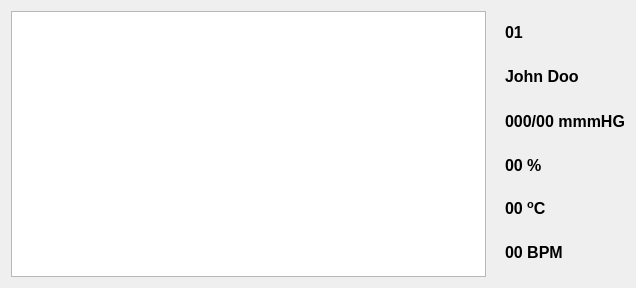
<?xml version="1.0" encoding="UTF-8"?>
<ui version="4.0">
 <class>MonitSimForm</class>
 <widget class="QWidget" name="MonitSimForm">
  <property name="geometry">
   <rect>
    <x>0</x>
    <y>0</y>
    <width>636</width>
    <height>288</height>
   </rect>
  </property>
  <property name="windowTitle">
   <string>ICU Monitor Simulator</string>
  </property>
  <layout class="QHBoxLayout" name="horizontalLayout_2">
   <item>
    <layout class="QHBoxLayout" name="horizontalLayout">
     <item>
      <widget class="PlotWidget" name="ecgChart"/>
     </item>
    </layout>
   </item>
   <item>
    <layout class="QGridLayout" name="glMonitor">
     <item row="1" column="0">
      <widget class="QLabel" name="imgPaciente">
       <property name="maximumSize">
        <size>
         <width>32</width>
         <height>32</height>
        </size>
       </property>
       <property name="text">
        <string/>
       </property>
       <property name="pixmap">
        <pixmap>icones/img_paciente.png</pixmap>
       </property>
      </widget>
     </item>
     <item row="0" column="0">
      <widget class="QLabel" name="imgMonitor">
       <property name="maximumSize">
        <size>
         <width>32</width>
         <height>32</height>
        </size>
       </property>
       <property name="text">
        <string/>
       </property>
       <property name="pixmap">
        <pixmap>icones/img_monitor1.png</pixmap>
       </property>
      </widget>
     </item>
     <item row="2" column="1">
      <widget class="QLabel" name="lbPressao">
       <property name="maximumSize">
        <size>
         <width>120</width>
         <height>32</height>
        </size>
       </property>
       <property name="font">
        <font>
         <pointsize>12</pointsize>
         <weight>75</weight>
         <italic>false</italic>
         <bold>true</bold>
        </font>
       </property>
       <property name="text">
        <string>000/00 mmmHG</string>
       </property>
      </widget>
     </item>
     <item row="2" column="0">
      <widget class="QLabel" name="imgPressao">
       <property name="maximumSize">
        <size>
         <width>32</width>
         <height>32</height>
        </size>
       </property>
       <property name="text">
        <string/>
       </property>
       <property name="pixmap">
        <pixmap>icones/img_pressao1.png</pixmap>
       </property>
      </widget>
     </item>
     <item row="3" column="1">
      <widget class="QLabel" name="lbO2">
       <property name="maximumSize">
        <size>
         <width>120</width>
         <height>32</height>
        </size>
       </property>
       <property name="font">
        <font>
         <pointsize>12</pointsize>
         <weight>75</weight>
         <italic>false</italic>
         <bold>true</bold>
        </font>
       </property>
       <property name="text">
        <string>00 %</string>
       </property>
      </widget>
     </item>
     <item row="1" column="1">
      <widget class="QLabel" name="lbPaciente">
       <property name="maximumSize">
        <size>
         <width>120</width>
         <height>32</height>
        </size>
       </property>
       <property name="font">
        <font>
         <pointsize>12</pointsize>
         <weight>75</weight>
         <italic>false</italic>
         <bold>true</bold>
        </font>
       </property>
       <property name="text">
        <string>&lt;html&gt;&lt;head/&gt;&lt;body&gt;&lt;p&gt;John Doo&lt;/p&gt;&lt;/body&gt;&lt;/html&gt;</string>
       </property>
      </widget>
     </item>
     <item row="3" column="0">
      <widget class="QLabel" name="imgO2">
       <property name="maximumSize">
        <size>
         <width>32</width>
         <height>32</height>
        </size>
       </property>
       <property name="text">
        <string/>
       </property>
       <property name="pixmap">
        <pixmap>icones/img_spo.png</pixmap>
       </property>
      </widget>
     </item>
     <item row="5" column="1">
      <widget class="QLabel" name="lbFC">
       <property name="maximumSize">
        <size>
         <width>120</width>
         <height>32</height>
        </size>
       </property>
       <property name="font">
        <font>
         <pointsize>12</pointsize>
         <weight>75</weight>
         <italic>false</italic>
         <bold>true</bold>
        </font>
       </property>
       <property name="text">
        <string>&lt;html&gt;&lt;head/&gt;&lt;body&gt;&lt;p&gt;00 BPM&lt;/p&gt;&lt;/body&gt;&lt;/html&gt;</string>
       </property>
       <property name="textFormat">
        <enum>Qt::RichText</enum>
       </property>
      </widget>
     </item>
     <item row="4" column="1">
      <widget class="QLabel" name="lbTemperatura">
       <property name="maximumSize">
        <size>
         <width>120</width>
         <height>32</height>
        </size>
       </property>
       <property name="font">
        <font>
         <pointsize>12</pointsize>
         <weight>75</weight>
         <italic>false</italic>
         <bold>true</bold>
        </font>
       </property>
       <property name="text">
        <string>&lt;html&gt;&lt;head/&gt;&lt;body&gt;&lt;p&gt;00 &lt;span style=&quot; vertical-align:super;&quot;&gt;o&lt;/span&gt;C&lt;/p&gt;&lt;/body&gt;&lt;/html&gt;</string>
       </property>
      </widget>
     </item>
     <item row="4" column="0">
      <widget class="QLabel" name="imgTemperatura">
       <property name="maximumSize">
        <size>
         <width>32</width>
         <height>32</height>
        </size>
       </property>
       <property name="text">
        <string/>
       </property>
       <property name="pixmap">
        <pixmap>icones/img_temperatura2.png</pixmap>
       </property>
      </widget>
     </item>
     <item row="5" column="0">
      <widget class="QLabel" name="imgFC">
       <property name="maximumSize">
        <size>
         <width>32</width>
         <height>32</height>
        </size>
       </property>
       <property name="text">
        <string/>
       </property>
       <property name="pixmap">
        <pixmap>icones/img_fc.png</pixmap>
       </property>
      </widget>
     </item>
     <item row="0" column="1">
      <widget class="QLabel" name="lbMonitor">
       <property name="maximumSize">
        <size>
         <width>120</width>
         <height>16777215</height>
        </size>
       </property>
       <property name="font">
        <font>
         <pointsize>12</pointsize>
         <weight>75</weight>
         <italic>false</italic>
         <bold>true</bold>
        </font>
       </property>
       <property name="text">
        <string>&lt;html&gt;&lt;head/&gt;&lt;body&gt;&lt;p&gt;01&lt;/p&gt;&lt;/body&gt;&lt;/html&gt;</string>
       </property>
      </widget>
     </item>
    </layout>
   </item>
  </layout>
 </widget>
 <customwidgets>
  <customwidget>
   <class>PlotWidget</class>
   <extends>QGraphicsView</extends>
   <header>pyqtgraph</header>
  </customwidget>
 </customwidgets>
 <resources/>
 <connections/>
</ui>
